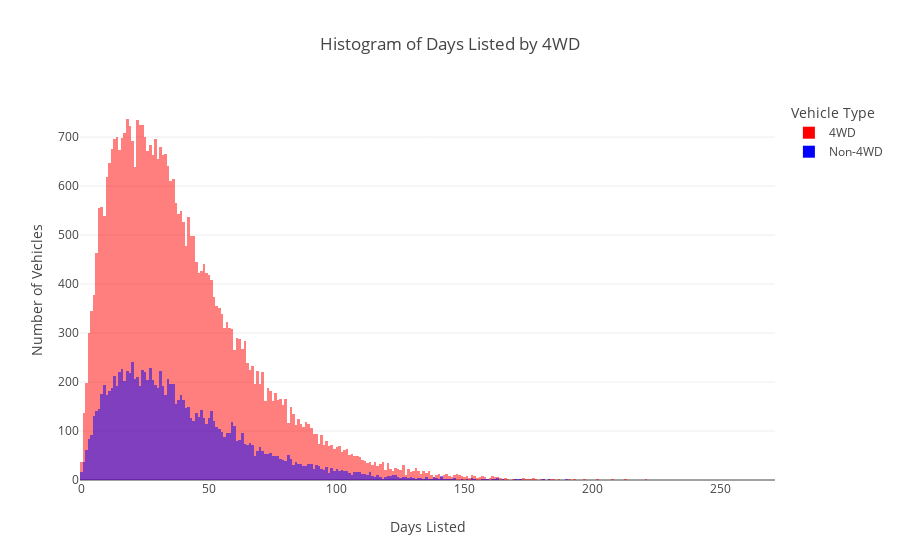

Notebook source saved alongside this figure:
### Code cell
# create a histogram comparing days listed on the market for 4WD and non-4WD vehicles
color_map = {True: 'red', False: 'blue'}
fig2 = px.histogram(car_ad_data, x='days_listed', color='is_4wd', 
                   labels={'days_listed': 'Days Listed', 'is_4wd': 'Vehicle Type'},
                   barmode='overlay', histnorm='', color_discrete_map=color_map, 
                   title='Histogram of Days Listed by 4WD')
fig2.for_each_trace(lambda t: t.update(name='4WD' if t.name == 'True' else 'Non-4WD'))
fig2.update_layout(yaxis_title='Number of Vehicles')

### Figure 1 — Plotly figure (JSON) as saved in the notebook; plotly's stock layout.template omitted (floating-point values rounded to 4 significant figures; data arrays with more than 128 entries replaced by an {"elided": "..."} marker saying what was removed)
{"data": [{"alignmentgroup": "True", "bingroup": "x", "histnorm": "", "hovertemplate": "Vehicle Type=True<br>Days Listed=%{x}<br>=%{y}<extra></extra>", "legendgroup": "True", "marker": {"color": "red", "opacity": 0.5, "pattern": {"shape": ""}}, "name": "4WD", "offsetgroup": "True", "orientation": "v", "showlegend": true, "type": "histogram", "x": {"elided": "39617 int values"}, "xaxis": "x", "yaxis": "y"}, {"alignmentgroup": "True", "bingroup": "x", "histnorm": "", "hovertemplate": "Vehicle Type=False<br>Days Listed=%{x}<br>=%{y}<extra></extra>", "legendgroup": "False", "marker": {"color": "blue", "opacity": 0.5, "pattern": {"shape": ""}}, "name": "Non-4WD", "offsetgroup": "False", "orientation": "v", "showlegend": true, "type": "histogram", "x": {"elided": "11908 int values"}, "xaxis": "x", "yaxis": "y"}], "layout": {"barmode": "overlay", "legend": {"title": {"text": "Vehicle Type"}, "tracegroupgap": 0}, "title": {"text": "Histogram of Days Listed by 4WD"}, "xaxis": {"anchor": "y", "domain": [0, 1], "title": {"text": "Days Listed"}}, "yaxis": {"anchor": "x", "domain": [0, 1], "title": {"text": "Number of Vehicles"}}}}
